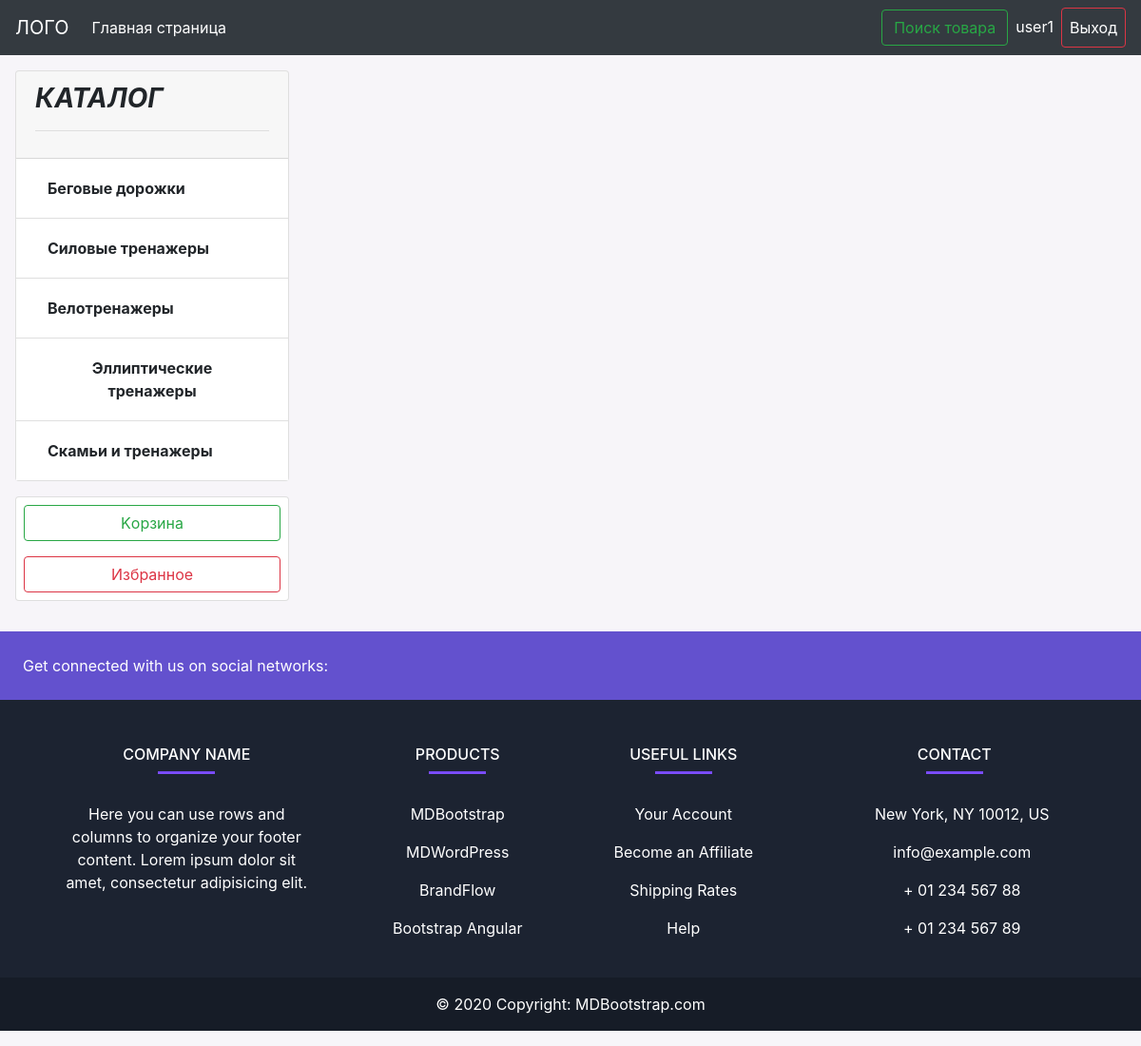
Page /favorites/favorites/ (signed in) on the committed database.
### shop/models.py (models this page shows, shortened)
class Category(models.Model):
    title = models.CharField(max_length=250, verbose_name='Категория')
    class Meta:
        verbose_name = 'Категория'
        verbose_name_plural = 'Категории'

### favorites/views.py (the view)
# urls.py: path('favorites/', favorite_list, name='favorite_list'),
@login_required
def favorite_list(request):
    favorites = Favorites.objects.filter(user=request.user)
    categories = Category.objects.all()
    context = {
        'title': "Избранное",
        'favorites': favorites,
        'categories': categories
    }
    return render(request, 'favorites/favorite_list.html', context)

### favorites/templates/favorites/favorite_list.html (shortened to what this page needs)
{% extends 'base.html' %}
{% block main %}
<div class="m-3">
    <div class="row">
        <div class="col-md-3">
            <div class="card" style="width: 18rem;">
                <div class="card-header">
                    <h3>
                        <b><i>КАТАЛОГ
                            <hr>
                            {{category.title}}</i></b>
                    </h3>
                </div>
                <div class="categories d-flex justify-content-between">
                    <ul class="list-group list-group-flush">
                        {% for category in categories %}
                        <li class="list-group-item">
                            <a class="btn" href="{% url 'main:category_page' category.id %}">
                                <b>{{ category.title }}</b>
                            </a>
                        </li>
                        {% endfor %}
                    </ul>
                </div>
            </div>
            <div class="card mt-3 mb-3" style="width: 18rem;">
                <a href="{% url 'basket:my_basket' %}" class="btn btn-outline-success m-2">Kорзинa</a>
                <a href="{% url 'favorites:favorite_list' %}" class="btn btn-outline-danger m-2">Избранное</a>
            </div>
        </div>
        <div class="col-md-9">
        </div>
    </div>
</div>
{% endblock main %}

### templates/components/_navbar.html (shortened to what this page needs)
<nav class="navbar navbar-expand-lg navbar-dark bg-dark">
    <a class="navbar-brand" href="{% url 'main:main_page' %}">ЛОГО</a>
    <div class="collapse navbar-collapse" id="navbarTogglerDemo03">
        <ul class="navbar-nav mr-auto mt-2 mt-lg-0">
            <li class="nav-item active">
                <a class="nav-link" href="{% url 'main:main_page' %}">Главная страница </a>
            </li>
        </ul>
        <form class="form-inline my-2 my-lg-0">
            <a href="{% url 'search:search' %}" class="btn btn-outline-success">Поиск товара</a>
            <ul class="navbar-nav mr-auto mt-2 mt-lg-0">
                {% if request.user.is_authenticated %}
                <li class="nav-item">
                    <p class="text-white bg-dark m-2">{{ user.username }}</p>
                </li>
                <li class="nav-item">
                    <a class="nav-link text-white btn btn-outline-danger my-2 my-sm-0" href="{% url 'main:user_logout' %}">Выход</a>
                </li>
                {% endif %}
            </ul>
        </form>
    </div>
</nav>

### rows in the picture
Category: title "Беговые дорожки"
Category: title "Силовые тренажеры"
Category: title "Велотренажеры"
Category: title "Эллиптические тренажеры"
Category: title "Скамьи и тренажеры"

### other values in the picture
{{ user.username }} "user1"
